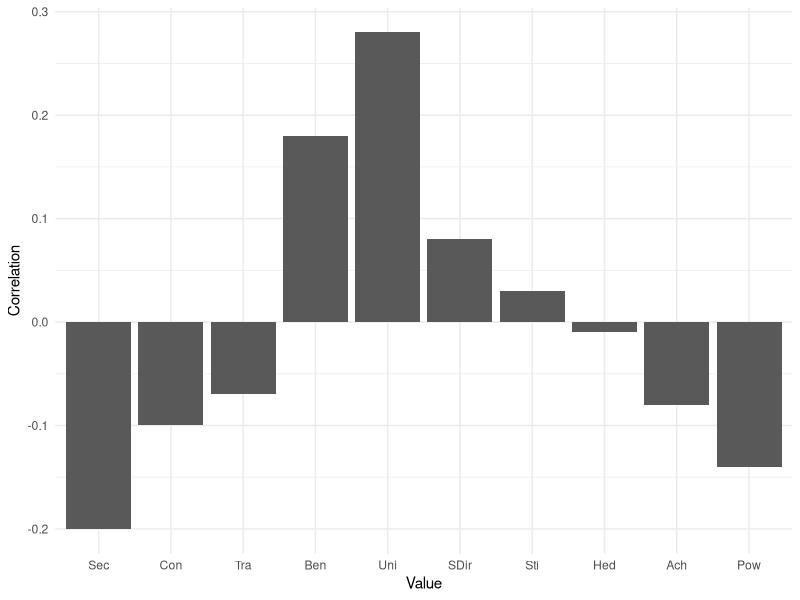
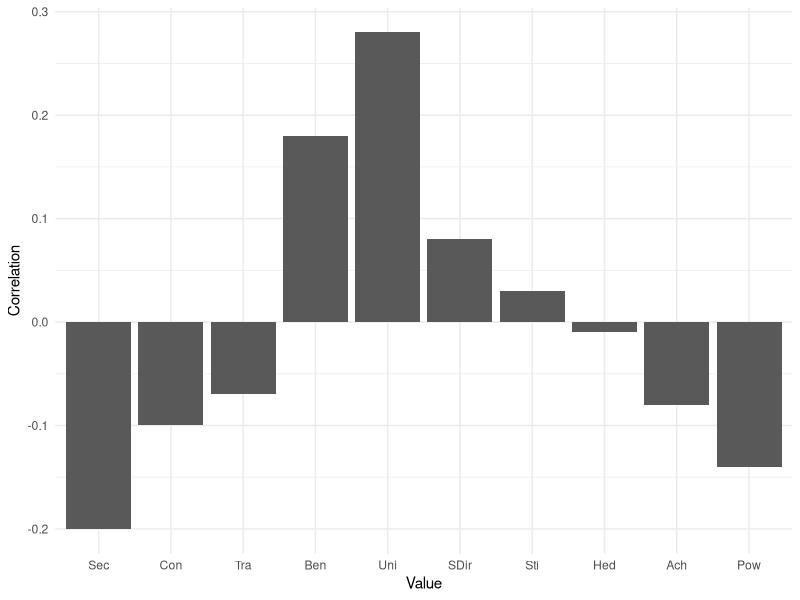

Recreate these plots in R, in order.
# R script for "How to improve your figures #7: Don’t use a third dimension"
# Link: https://erikgahner.dk/2021/how-to-improve-your-figures-7-dont-use-a-third-dimension/

library("tidyverse")

df <- data.frame(
  value = c("Sec", "Con", "Tra", "Ben", "Uni", "SDir", "Sti", "Hed", "Ach", "Pow"),
  correlation = c(-.2, -.1, -.07, .18, .28, .08, .03, -.01, -.08, -.14)) %>% 
  mutate(value = fct_relevel(value, c("Sec", "Con", "Tra", "Ben", "Uni", "SDir", "Sti", "Hed", "Ach", "Pow")))

df %>% 
  ggplot(aes(value, correlation)) +
  geom_col() +
  labs(x = "Value",
       y = "Correlation") +
  theme_minimal()

ggsave("3d_03.png", width = 4, height = 3)


